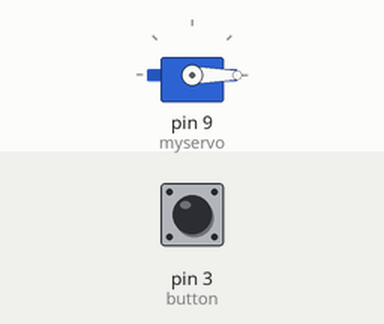
This sketch was run on a simulated Arduino Uno, built with avr-gcc and run on an emulated ATmega328P. On the bench: servo. Inputs (shaded band) come from the test bench; at power-on: pin 3 (button) HIGH.

Above: at 4.0 s.
4.1 s: pin 3 (button) pulled LOW for 1.9 s
At 5.6 s:
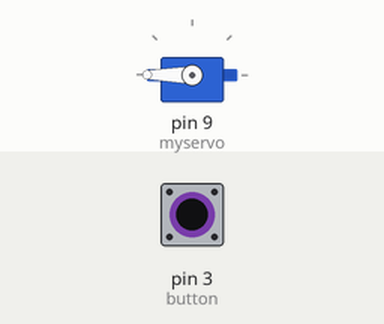
8.5 s: pin 3 (button) pulled LOW for 3.2 s
At 12.2 s:
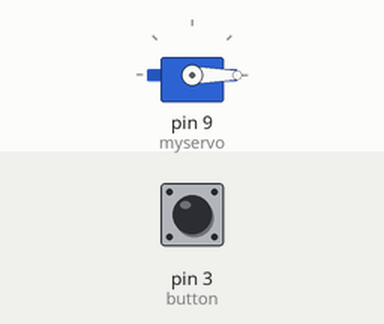
Timing chart, 0 to 13.7 s (numbered marks = the images above; inputs shaded):
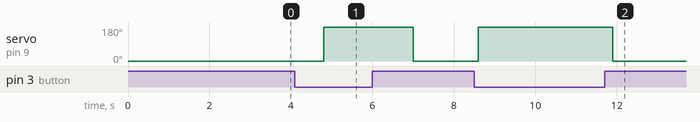

The sketch:

sketch_feb19a.ino
```cpp
#include <Servo.h>

Servo myservo;  // create servo object to control a servo
                // twelve servo objects can be created on most boards

int pos = 0;    // variable to store the servo position
int con = 0;
const int button = 3;
void setup()
{
  myservo.attach(9);  // attaches the servo on pin 9 to the servo object

pinMode(button,INPUT);
}

void loop() {

con = digitalRead(button);

if(con == LOW)
{
 pos= 180;
   myservo.attach(9);
    myservo.write(pos);

    delay(1000);
     myservo.detach();// waits 15ms for the servo to reach the position
     }

 else{

   pos= 0;
   myservo.attach(9);
    myservo.write(pos);

    delay(1500);
    myservo.detach();
  }

  delay(100);
}
```

Measured:
- after the input at 4.1 s, servo on pin 9 (myservo): 0° → 180° after 0.70 s, → 0° 2.2 s later
- after the input at 8.5 s, servo on pin 9 (myservo): 0° → 180° after 0.10 s, → 0° 3.3 s later
